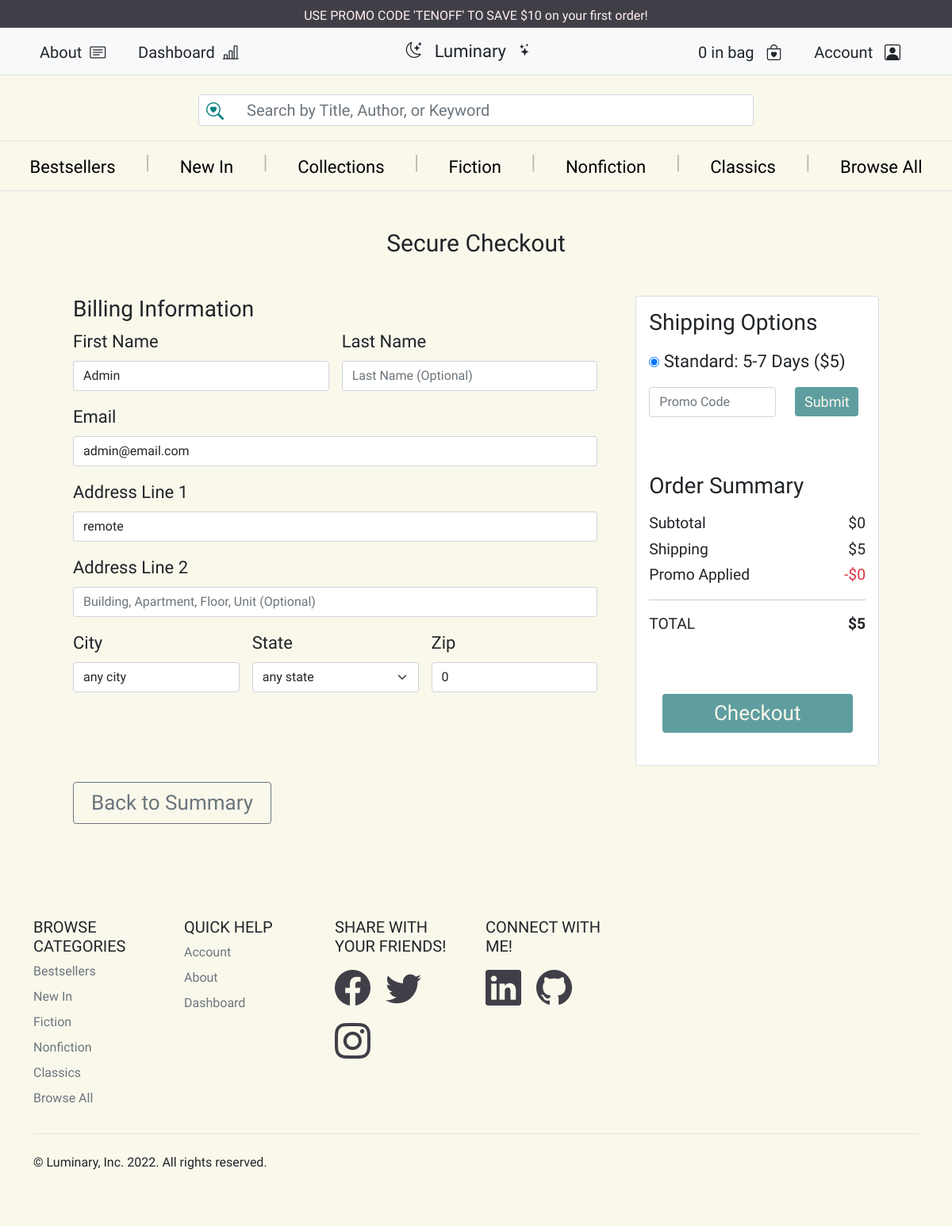
/bag/checkout.php (signed in), run on an earlier commit of the app's database.
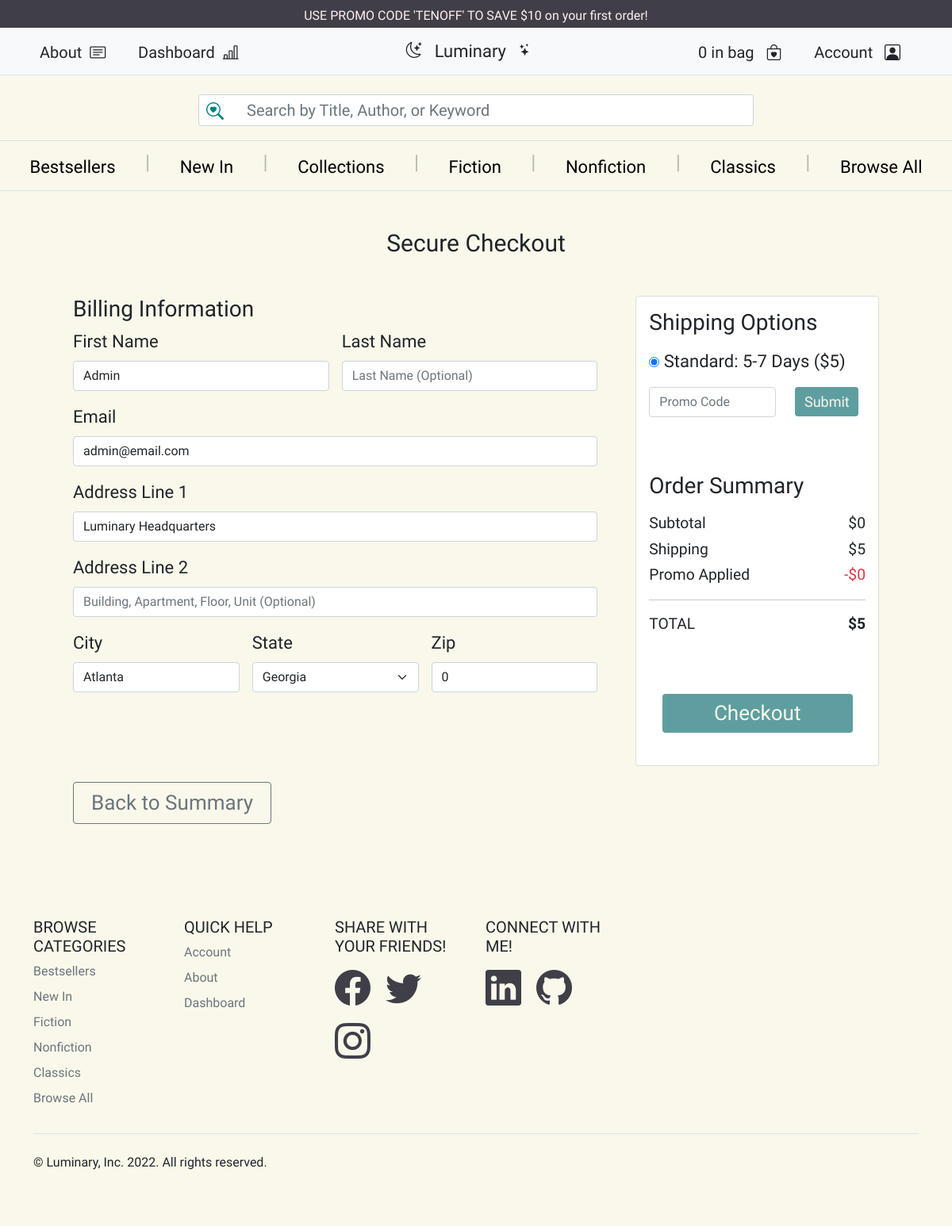
And on a later commit of the database.
### tables this page shows
CREATE TABLE `Users` (
  `user_id` int(20) NOT NULL,
  `type` int(1) NOT NULL,
  `name` varchar(20) NOT NULL,
  `email` varchar(255) NOT NULL,
  `address` varchar(255) NOT NULL,
  `city` varchar(20) NOT NULL,
  `state` varchar(20) NOT NULL,
  `zip` int(20) NOT NULL,
  `dob` varchar(20) NOT NULL,
  `password` varchar(255) NOT NULL
);

### bag/checkout.php (the view, shortened to what the changed rows need)
<?php
require_once "../setup/db.connect.php";
if (isset($_COOKIE["user_id"])) {
  $name = $mysqli->query("SELECT name FROM Users WHERE user_id = '" . $_COOKIE["user_id"] . "'");
  $name = $name->fetch_object()->name;
  $email = $mysqli->query("SELECT email FROM Users WHERE user_id = '" . $_COOKIE["user_id"] . "'");
  $email = $email->fetch_object()->email;
  $address = $mysqli->query("SELECT address FROM Users WHERE user_id = '" . $_COOKIE["user_id"] . "'");
  $address = $address->fetch_object()->address;
  $city = $mysqli->query("SELECT city FROM Users WHERE user_id = '" . $_COOKIE["user_id"] . "'");
  $city = $city->fetch_object()->city;
  $state = $mysqli->query("SELECT state FROM Users WHERE user_id = '" . $_COOKIE["user_id"] . "'");
  $state = $state->fetch_object()->state;
  $zip = $mysqli->query("SELECT zip FROM Users WHERE user_id = '" . $_COOKIE["user_id"] . "'");
  $zip = $zip->fetch_object()->zip;
} else {
  $loggedIn = false;
}
?>
<!doctype html>
<html lang="en">
<head>
  <link href="https://cdn.jsdelivr.net/npm/bootstrap@5.1.3/dist/css/bootstrap.min.css" rel="stylesheet">
  <link rel="stylesheet" href="https://cdn.jsdelivr.net/npm/bootstrap-icons@1.8.1/font/bootstrap-icons.css">
  <link rel="stylesheet" href="../style/index.css">
</head>
<body>
  <div class="container banner" style="position: relative; text-align: center; margin-bottom: 3rem;">
    <h2 style="font-size: 30px">Secure Checkout</h2>
  </div>
  <div class="container" style="width: 65rem">
    <div class="row g-5" style="font-size: 22px;">
      <div class="col-md-7 col-lg-8">
        <form action="checkout.php" method="POST">
          <div class="row g-3">
            <div class="col-6">
              <label for="firstName" class="form-label">First Name</label>
              <input type="text" class="form-control" value="<?= $name ?>" required>
            </div>
            <div class="col-12">
              <label for="email" class="form-label">Email</label>
              <input type="email" class="form-control" id="email" value="<?= $email ?>" required>
            </div>
            <div class="col-12">
              <label for="address" class="form-label">Address Line 1</label>
              <input type="text" class="form-control" id="address" value="<?= $address ?>" required>
            </div>
            <div class="col-4">
              <label for="city" class="form-label">City</label>
              <input type="text" class="form-control" id="city" value="<?= $city ?>" required>
            </div>
            <div class="col-4">
              <label for="state" class="form-label">State</label><br>
              <select class="form-select" id="state" required>
                <option value=""><?php echo $state; ?></option>
              </select>
            </div>
            <div class="col-4">
              <label for="zip" class="form-label">Zip</label>
              <input type="text" class="form-control" id="zip" value="<?= $zip ?>" required>
            </div>
          </div>
        </form>
      </div>
    </div>
  </div>
</body>
</html>

What changed in the data, as far as the page shows it:
changed users "Admin": address "remote" → "Luminary Headquarters"; city "any city" → "Atlanta"; state "any state" → "Georgia"
